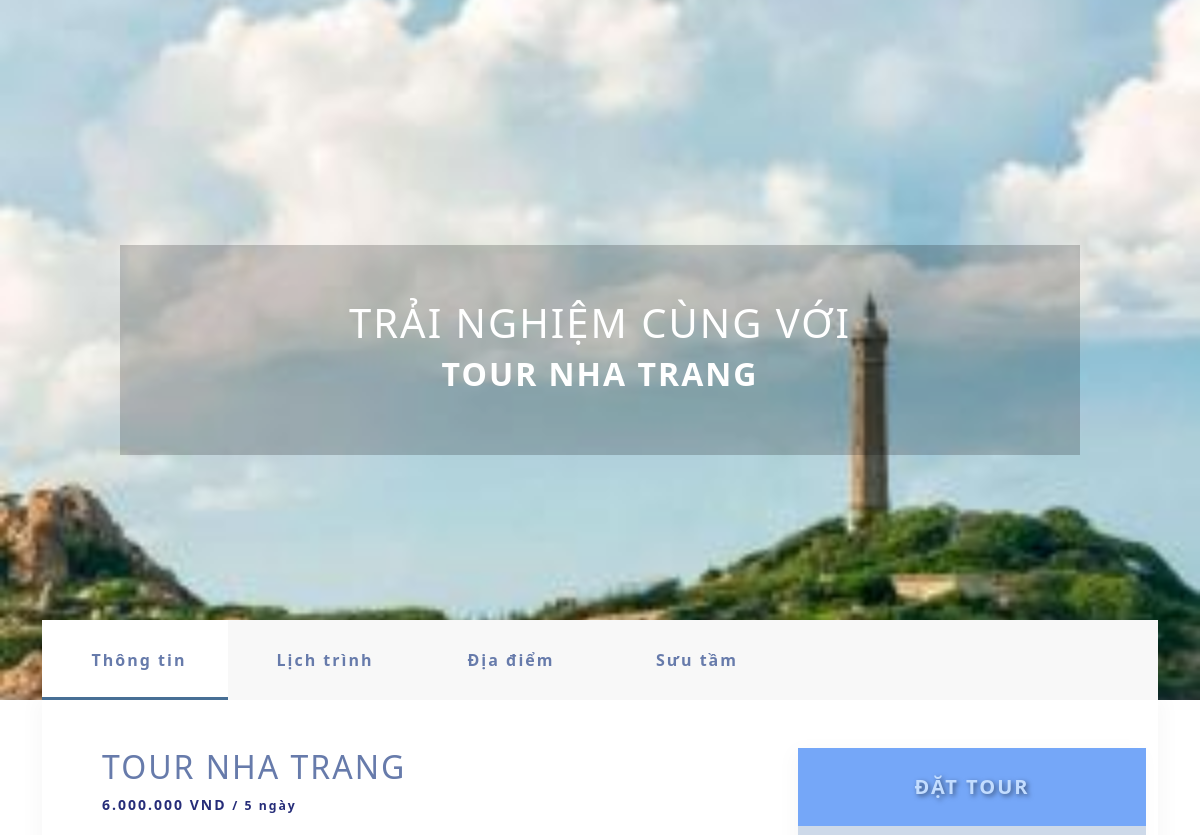
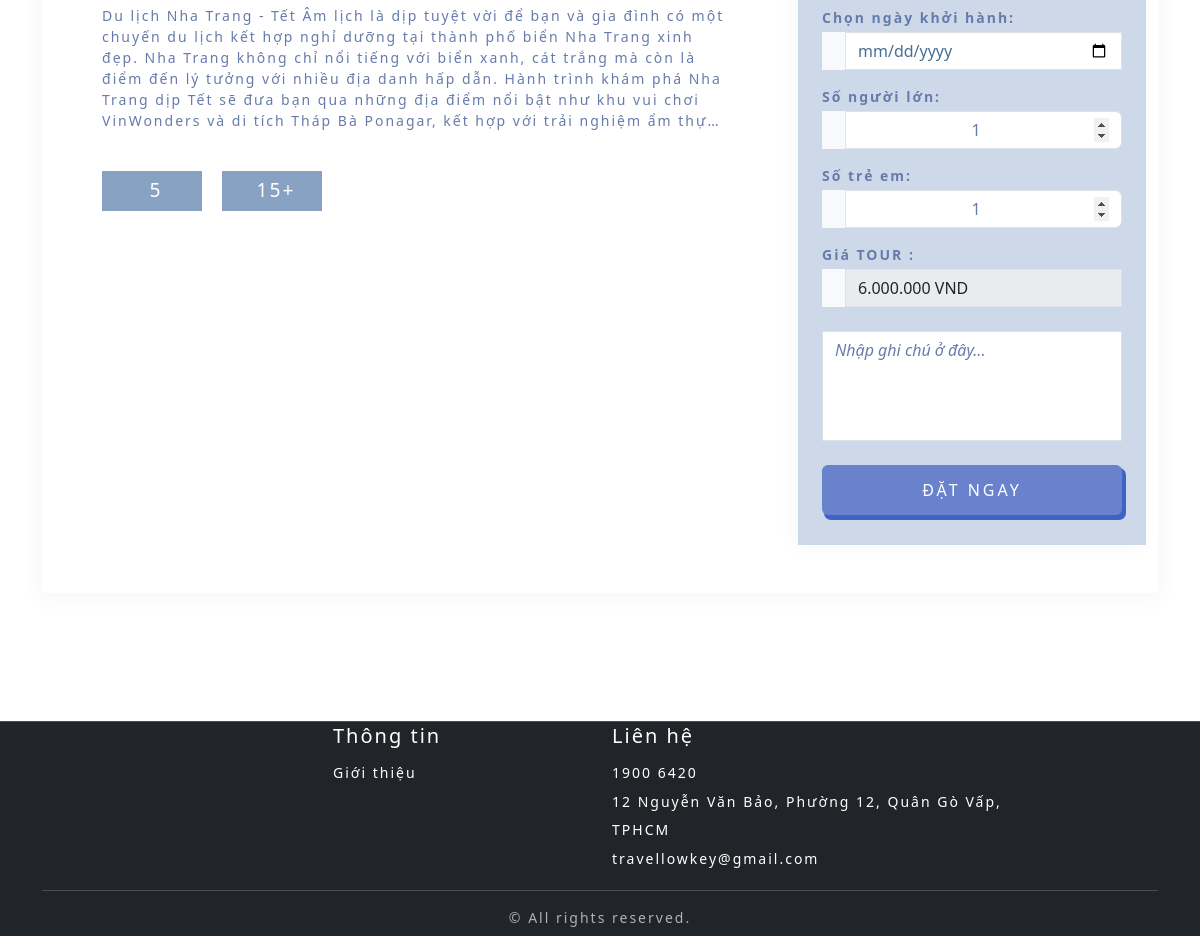
/modules/home/tour_detail.php?tourCode=2, run on the app's committed database (2 pictures, top to bottom).
### tables this page shows
CREATE TABLE `tour`  (
    `tourCode` int NOT NULL AUTO_INCREMENT,
    `tourName` varchar(100) NULL DEFAULT NULL,
    `tourImage` varchar(500) NULL DEFAULT NULL,
    `startDate` datetime NULL DEFAULT NULL,
    `price` float NULL DEFAULT NULL,
    `description` varchar(500) NULL DEFAULT NULL,
    `employeeCode` int NULL DEFAULT NULL,
    `vehicleCode` int NULL DEFAULT NULL,
    `tourPackageCode` int NULL DEFAULT NULL,
    `endDate` datetime NULL DEFAULT NULL,
    PRIMARY KEY (`tourCode`),
    INDEX `vehicleCode`(`vehicleCode`),
    INDEX `employeeCode`(`employeeCode`),
    INDEX `tourPackageCode`(`tourPackageCode`),
    CONSTRAINT `tour_ibfk_1` FOREIGN KEY (`vehicleCode`) REFERENCES `vehicle` (`vehicleCode`) ON DELETE RESTRICT ON UPDATE RESTRICT,
    CONSTRAINT `tour_ibfk_2` FOREIGN KEY (`employeeCode`) REFERENCES `employee` (`employeeCode`) ON DELETE RESTRICT ON UPDATE RESTRICT,
    CONSTRAINT `tour_ibfk_3` FOREIGN KEY (`tourPackageCode`) REFERENCES `tourpackage` (`tourPackageCode`) ON DELETE RESTRICT ON UPDATE RESTRICT
);

### models/tourConnect.php (called while the page is built, shortened)
<?php
include_once("clsKetNoi.php");
class modelTour
{
    private $conn;
    function __construct()
    {
        $p = new clsKetNoi();
        $this->conn = $p->ketNoiDB();
    }
    function getTour($tourCode){
        if($this->conn){
            $query = "SELECT * FROM tour WHERE tourCode =?";
            $stmt = $this->conn->prepare($query);
            $stmt->bind_param('i', $tourCode);
            $stmt->execute();
            $result = $stmt->get_result();
            $row = $result->fetch_assoc();
            return $row;
        }else{
            return false;
        }
    }
}

### models/clsKetNoi.php (called while the page is built, shortened)
<?php
class clsKetNoi
{
    function ketNoiDB() {
        $this->conn = new mysqli("localhost", "root", "", "ptud");
        return $this->conn;
    }
}

### modules/home/tour_detail.php (the view, shortened to what this page needs)
<?php
    include("../../models/tourConnect.php");
    $tour = new modelTour();
    $get_tourCode = isset($_GET['tourCode']) ? (int)$_GET['tourCode'] : 0;
    $tour_inforDetail = $tour->getTour($get_tourCode);
    $startDate = new DateTime(htmlspecialchars($tour_inforDetail['startDate']));
    $endDate = new DateTime(htmlspecialchars($tour_inforDetail['endDate']));
    $interval = $startDate->diff($endDate);
    include_once("../../models/clsKetNoi.php");
?>
<!DOCTYPE html>
<html lang="vi">
<head>
    <link rel="stylesheet" href="/Tour_management/asset/css/bootstrap.min.css">
    <link rel="stylesheet" href="/Tour_management/asset/css/style.css">
    <link rel="stylesheet" href="/Tour_management/asset/css/tourDetail.css">
</head>
<body>
    <div class="divImage">
        <img src="<?= htmlspecialchars($tour_inforDetail['tourImage']) ?>" alt="">
        <div class="Slogan">
            <h1>TRẢI NGHIỆM CÙNG VỚI</h1>
            <h2 class="text-uppercase fw-bold"><?= htmlspecialchars($tour_inforDetail['tourName']) ?></h2>
        </div>
    </div>
    <section class="tour-detail pb-5" style="transform: translateY(-80px);">
        <div class="container">
            <div class="content">
                <div class="row">
                    <div class="row row-tab col" id="myTab" role="tablist">
                        <a href="#tab1" id="tab1-tab" data-bs-toggle="tab" role="tab" aria-controls="tab1"
                            aria-selected="true" class="tab-item active col fw-bold text-decoration-none">
                            <i class="fa-solid fa-circle-info me-2"></i>Thông tin
                        </a>
                        <a href="#tab2" id="tab2-tab" data-bs-toggle="tab" role="tab" aria-controls="tab2"
                            aria-selected="false" class="tab-item col fw-bold text-decoration-none">
                            <i class="fa-solid fa-calendar-days me-2"></i>Lịch trình
                        </a>
                        <a href="#tab3" id="tab3-tab" data-bs-toggle="tab" role="tab" aria-controls="tab3"
                            aria-selected="false" class="tab-item col fw-bold text-decoration-none">
                            <i class="fa-solid fa-name-dot me-2"></i>Địa điểm
                        </a>
                        <a href="#tab4" id="tab4-tab" data-bs-toggle="tab" role="tab" aria-controls="tab4"
                            aria-selected="false" class="tab-item col fw-bold text-decoration-none">
                            <i class="fa-solid fa-camera me-2"></i>Sưu tầm
                        </a>
                    </div>
                    <div class="col-xl-4 d-xl-flex d-lg-none not-used"></div>
                </div>
                <div class="row py-5 row-content-tab">
                    <div class="col-xl-8 col-lg-8 col-md-12">
                        <div class="tab-content px-xl-5 px-lg-5 px-md-3 px-sm-0">
                            <div class="tab-infor tab-pane fade show active" id="tab1" role="tabpanel" aria-labelledby="tab1-tab">
                                <div class="name">
                                    <p class="h2 text-uppercase"><?= htmlspecialchars($tour_inforDetail['tourName'])?></p>
                                </div>
                                <div class="price">
                                    <p class="mb-0">
                                        <span><?= number_format(htmlspecialchars($tour_inforDetail['price']), 0, ',', '.') ?> VND</span>
                                        <small>/ <?= $interval->days . " ngày"; ?></small>
                                    </p>
                                </div>
                                <div class="decs py-4">
                                    <p class="text"><?= htmlspecialchars($tour_inforDetail['description'])?></p>
                                </div>
                                <div class="btn-group">
                                    <div class="day d-flex align-items-center justify-content-center">
                                        <i class="fa-regular fa-calendar me-2"></i>5
                                    </div>
                                    <div class="age d-flex align-items-center justify-content-center">
                                        <i class="fa-regular fa-user me-2"></i>15+
                                    </div>
                                </div>
                            </div>
                        </div>
                    </div>
                    <div class="col-xl-4 col-lg-4 col-md-12" id="books">
                        <div class="books-form">
                            <div class="text-head text-center p-4 fw-bold fs-5">ĐẶT TOUR</div>
                            <form action="booking.php" method="post" enctype="multipart/form-data" class="px-4">
                                <label for="stratDate" class="form-label pt-3 pb-0 mb-0 fw-bold">Chọn ngày khởi hành:</label>
                                <div class="input-group pt-1">
                                    <span class="input-group-text border-0 rounded-0"><i class="fa-regular fa-calendar-days border-0"></i></span>
                                    <input type="date" class="input form-control bg-opacity-50 rounded-0" id="date" name="date" required>
                                </div>
                                <label for="adults" class="form-label pt-3 pb-0 mb-0 fw-bold">Số người lớn:</label>
                                <div class="input-group pt-1">
                                    <span class="input-group-text border-0 rounded-0"><i class="fa-solid fa-door-open border-0"></i></span>
                                    <input type="number" id="adults" name="adults" class="form-control text-center" value="1" min="1">
                                </div>
                                <label for="children" class="form-label pt-3 pb-0 mb-0 fw-bold">Số trẻ em:</label>
                                <div class="input-group pt-1">
                                    <span class="input-group-text border-0 rounded-0"><i class="fa-solid fa-door-open border-0"></i></span>
                                    <input type="number" class="form-control text-center" id="children" name="children" value="1" min="1">
                                </div>
                                <div class="price pe-0">
                                    <label for="price" class="form-label pt-3 pb-0 mb-0 fw-bold">Giá TOUR :</label>
                                    <div class="input-group pt-1">
                                        <span class="input-group-text border-0 rounded-0"><i class="fa-solid fa-door-open border-0"></i></span>
                                        <input type="text" class="input form-control rounded-0" id="price" name="price" value="<?= number_format(htmlspecialchars($tour_inforDetail['price']), 0, ',', '.') ?> VND" disabled>
                                    </div>
                                </div>
                                <div class="comment pt-4">
                                    <textarea class="form-control rounded-0" id="comment" name="comment" rows="4" placeholder="Nhập ghi chú ở đây..."></textarea>
                                </div>
                                <div class="btn-books w-100 pt-4 text-center">
                                    <button type="submit" name="bookings" class="btn w-100">ĐẶT NGAY</button>
                                </div>
                            </form>
                        </div>
                    </div>
                </div>
            </div>
        </div>
    </section>
    <footer class="footer bg-body border-top" data-bs-theme="dark">
        <div class="container pb-md-2">
            <div class="row">
                <div class="col-3">
                </div>
                <div class="col-3">
                    <h5 class="text-white font-weight-bold">Thông tin</h5>
                    <span class="text-white">Giới thiệu</span>
                </div>
                <div class="col-5">
                    <h5 class="text-white font-weight-bold">Liên hệ</h5>
                    <div class="text-white">
                        1900 6420
                    </div>
                    <div class="text-white">
                        12 Nguyễn Văn Bảo, Phường 12, Quân Gò Vấp, TPHCM
                    </div>
                    <div class="text-white">
                        travellowkey@gmail.com
                    </div>
                </div>
                <div class="col-12 border-top mt-3 pt-3 text-center">
                    <p class="text-body-secondary mb-0">
                        © All rights reserved.</p>
                </div>
            </div>
        </div>
    </footer>
</body>
</html>

### asset/css/style.css (style rules this page uses)
.footer .text-white { line-height: 1.8rem !important; }

### asset/css/tourDetail.css (style rules this page uses)
* { margin: 0; padding: 0; box-sizing: border-box; }
html { scroll-behavior: smooth; }
body { font-size: 14px; color: #677bab; letter-spacing: 2px; }
.divImage { position: relative; width: 100%; height: 700px; }
.divImage img { width: 100%; height: 100%; object-fit: cover; }
.Slogan { display: flex; flex-direction: column; justify-content: center; align-items: center; position: absolute; width: 80%; height: 30%; background: rgba(0, 0, 0, 0.2); top: 50%; left: 50%; transform: translate(-50%, -50%); text-align: center; color: white; padding: 10px; }
.row-tab { height: 80px; }
.tab-item { color: #677bab; font-size: 1rem; background-color: #f8f8f8; height: 100%; display: flex; align-items: center; justify-content: center; position: relative; }
.tab-item.active { background-color: #fff; }
.tab-item:hover::after, .tab-item.active::after { content: ""; display: block; height: 3px; background-color: #476f95; position: absolute; bottom: 0; width: 100%; animation: slide-in 0.5s forwards; }
.not-used { background-color: #f8f8f8; }
.row-content-tab { box-shadow: 0 3px 20px 5px rgba(0, 0, 0, .03); }
.price p { color: #262d79; font-weight: bold; }
.decs .text { display: -webkit-box; -webkit-line-clamp: 6; -webkit-box-orient: vertical; overflow: hidden; text-overflow: ellipsis; display: -moz-box; -moz-line-clamp: 6; -moz-box-orient: vertical; line-clamp: 6; box-orient: vertical; }
.btn-group { gap: 20px; }
.btn-group div { width: 100px; height: 40px; background-color: #88a2c4; font-size: 1.2rem; color: #fff; }
.row, .container-fluid, .content { margin: 0; padding: 0; }
.books-form { width: 100%; height: max-content; background-color: #cdd9e9; box-shadow: -4px 3px 20px 0px rgba(0, 0, 0, .03); padding-bottom: 30px; }
.books-form .text-head { color: #c3ddff; background-color: #75a7f8; text-shadow: 2px 2px 5px rgba(0, 0, 0, 0.5); }
::placeholder { color: #677bab!important; font-style: italic; }
input[type = date] { color: #476f95; }
input:valid { color: #677bab; }
.books-form .btn { color: #fff; background-color: #6a82ce; box-shadow: 3px 4px 0px 1px #3f62c6; height: 50px; letter-spacing: 3px; }
textarea { resize: none; width: 100%; max-width: 100%; box-sizing: border-box; color: #fff; background-color: #1c2f5e; border: 1px solid #ccc; border-radius: 5px; padding: 10px; }

### data on the page
tour: tourImage (picture), tourName "TOUR NHA TRANG", price "6.000.000", startDate+endDate "5", description "Du lịch Nha Trang - Tết Âm lịch là dịp tuyệt vời để bạn và gia đình có một chuyến du lịch kết hợp nghỉ dưỡng tại thành phố biển Nha Trang xinh đẹp. Nha Trang không chỉ nổi tiếng với biển xanh, cát trắng mà còn là điểm đến lý tưởng với nhiều địa danh hấp dẫn. Hành trình khám phá Nha Trang dịp Tết sẽ đưa bạn qua những địa điểm nổi bật như khu vui chơi VinWonders và di tích Tháp Bà Ponagar, kết hợp với trải nghiệm ẩm…", price "6.000.000 VND"
